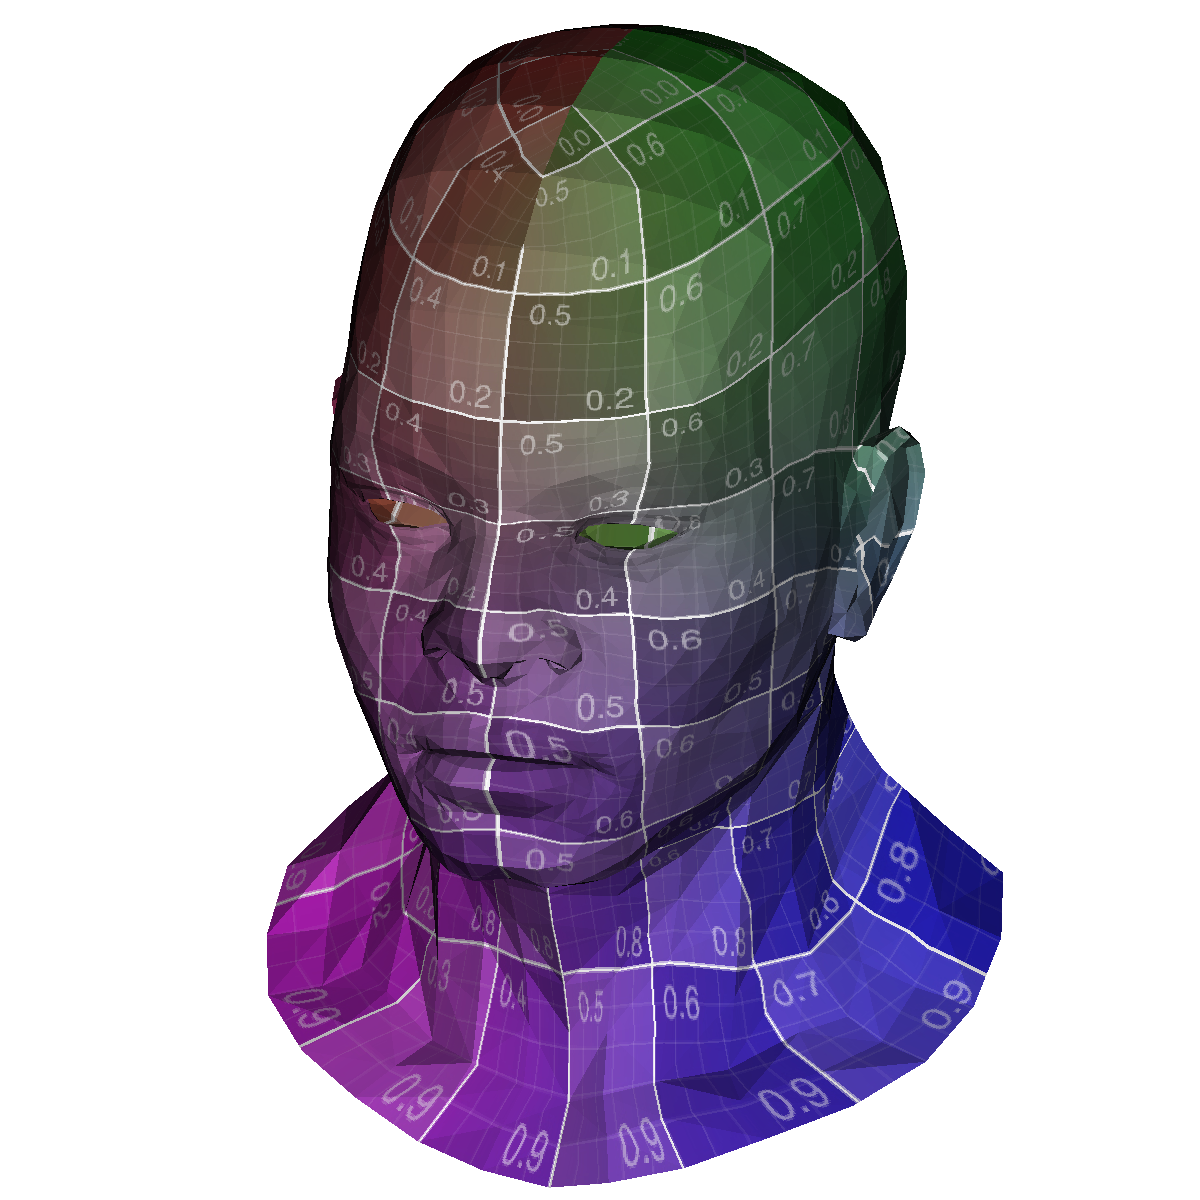

Recreate this plot in Python.
# Tiny 3D Renderer
import numpy as np

def triangle(t, A, B, C, intensity):
    global coords, texture, image, zbuffer
    (v0, uv0), (v1, uv1), (v2, uv2) = A, B, C

    # Barycentric coordinates of points inside the triangle bounding box
    # t = np.linalg.inv([[v0[0],v1[0],v2[0]], [v0[1],v1[1],v2[1]], [1,1,1]])
    xmin = int(max(0,              min(v0[0], v1[0], v2[0])))
    xmax = int(min(image.shape[1], max(v0[0], v1[0], v2[0])+1))
    ymin = int(max(0,              min(v0[1], v1[1], v2[1])))
    ymax = int(min(image.shape[0], max(v0[1], v1[1], v2[1])+1))
    P = coords[:, xmin:xmax, ymin:ymax].reshape(2,-1)
    B = np.dot(t, np.vstack((P, np.ones((1, P.shape[1])))))

    # Cartesian coordinates of points inside the triangle
    I = np.argwhere(np.all(B >= 0, axis=0))
    X, Y, Z = P[0,I], P[1,I], v0[2]*B[0,I] + v1[2]*B[1,I] + v2[2]*B[2,I]

    # Texture coordinates of points inside the triangle
    U = (    (uv0[0]*B[0,I] + uv1[0]*B[1,I] + uv2[0]*B[2,I]))*(texture.shape[0]-1)
    V = (1.0-(uv0[1]*B[0,I] + uv1[1]*B[1,I] + uv2[1]*B[2,I]))*(texture.shape[1]-1)
    C = texture[V.astype(int), U.astype(int)]

    # Z-Buffer test
    I = np.argwhere(zbuffer[Y,X] < Z)[:,0]
    X, Y, Z, C = X[I], Y[I], Z[I], C[I]
    zbuffer[Y, X] = Z
    image[Y, X] = C * (intensity, intensity, intensity, 1)

def obj_load(filename):
    V, T, Vi, Ti = [], [], [], []
    with open(filename) as f:
       for line in f.readlines():
           if line.startswith('#'): continue
           values = line.split()
           if not values: continue
           if values[0] == 'v':
               V.append([float(x) for x in values[1:4]])
           elif values[0] == 'vt':
               T.append([float(x) for x in values[1:3]])
           elif values[0] == 'f' :
               Vi.append([int(indices.split('/')[0]) for indices in values[1:]])
               Ti.append([int(indices.split('/')[1]) for indices in values[1:]])
    return np.array(V), np.array(T), np.array(Vi)-1, np.array(Ti)-1

def lookat(eye, center, up):
    normalize = lambda x: x/np.linalg.norm(x)
    M = np.eye(4)
    z = normalize(eye-center)
    x = normalize(np.cross(up,z))
    y = normalize(np.cross(z,x))
    M[0,:3], M[1,:3], M[2,:3], M[:3,3] = x, y, z, -center
    return M

def viewport(x, y, w, h, d):
    return np.array([[w/2, 0, 0, x+w/2],
                     [0, h/2, 0, y+h/2],
                     [0, 0, d/2,   d/2],
                     [0, 0, 0,       1]])
    
if __name__ == '__main__':
    import time
    import PIL.Image

    width, height = 1200,1200
    light         = np.array([0,0,-1])
    eye           = np.array([1,1,3])
    center        = np.array([0,0,0])
    up            = np.array([0,1,0])

    image = np.zeros((height,width,4), dtype=np.uint8)
    zbuffer = -1000*np.ones((height,width))
    coords = np.mgrid[0:width, 0:height]

    V, UV, Vi, UVi = obj_load("head.obj")
    texture = np.asarray(PIL.Image.open("uv-grid.png"))
    viewport = viewport(32, 32, width-64, height-64, 1000)
    modelview = lookat(eye, center, up)

    start = time.time()
    Vh = np.c_[V, np.ones(len(V))] # Homogenous coordinates
    V = Vh @ modelview.T           # World coordinates
    Vs = V @ viewport.T            # Screen coordinates
    V, Vs = V[:,:3],  Vs[:,:3]     # Back to cartesian coordinates
    V, Vs, UV = V[Vi], Vs[Vi], UV[UVi]
    
    # Pre-compute tri-linear coordinates
    T = np.transpose(Vs, axes=[0,2,1]).copy()
    T[:,2,:] = 1
    T = np.linalg.inv(T)

    # Pre-compute normal vectors and intensity
    N = np.cross(V[:,2]-V[:,0], V[:,1]-V[:,0])
    N = N / np.linalg.norm(N,axis=1).reshape(len(N),1)
    I = np.dot(N, light)

    for i in np.argwhere(I>=0)[:,0]:
        (vs0, vs1, vs2), (uv0, uv1, uv2) = Vs[i], UV[i]
        triangle(T[i], (vs0,uv0), (vs1,uv1), (vs2,uv2), I[i])
    end = time.time()
    
    print("Rendering time: {}".format(end-start))
    PIL.Image.fromarray(image[::-1,:,:]).save("head.png")
